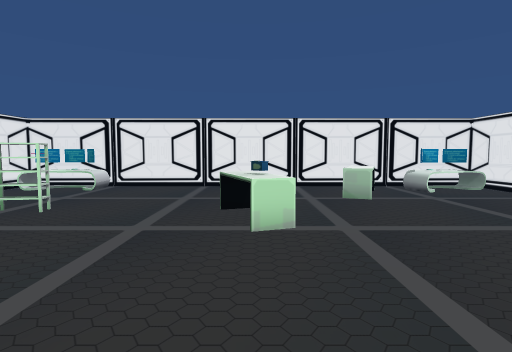
view 1 (above)

18 first-person views from a walk through a 3-D level made in the Unity game engine. The camera is 1.4 m above the floor, tilts 4° down and sees 80° across. Doors are open. The floor is counted in squares, 1 m on a side. Each view is taken from the middle of a square. On the plan, view 1 faces up. The plan holds only what a view shows up to about 14 squares ahead; the rest is blank. The place goes on beyond the plan. The player is left out. Some animated figures are left out.

view 2
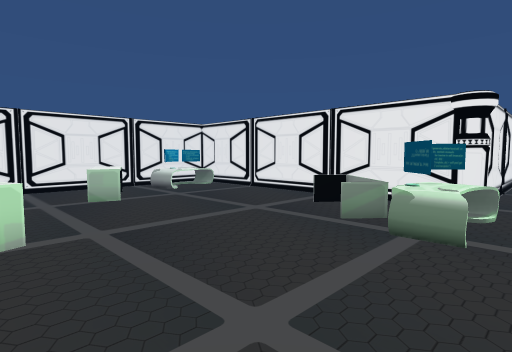

view 3
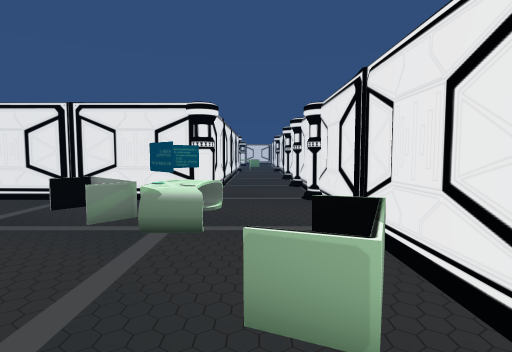

view 4
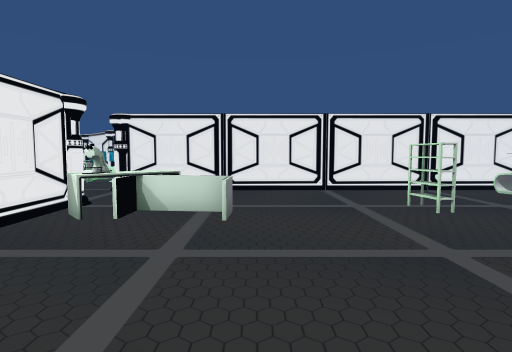

view 5
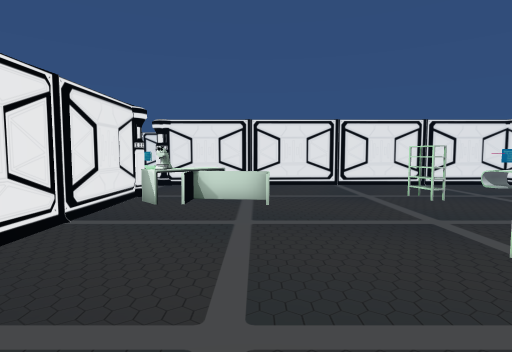

view 6
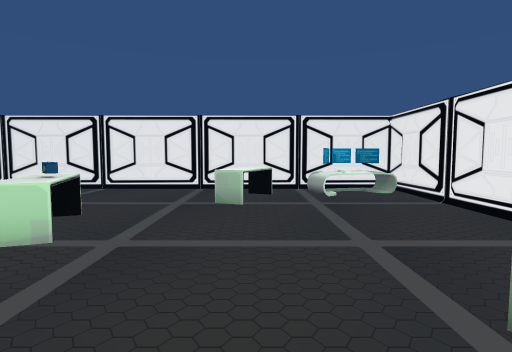

view 7
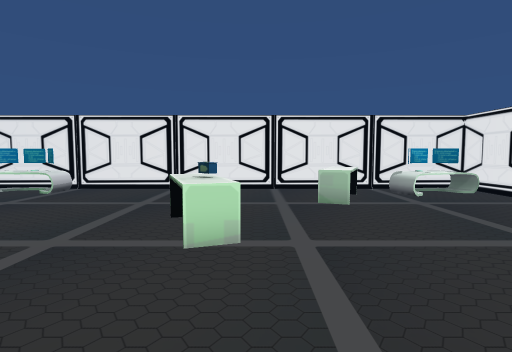

view 8
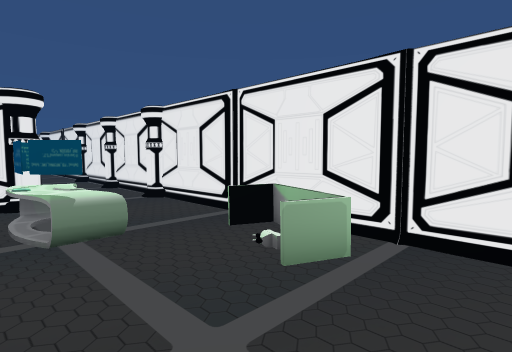

view 9
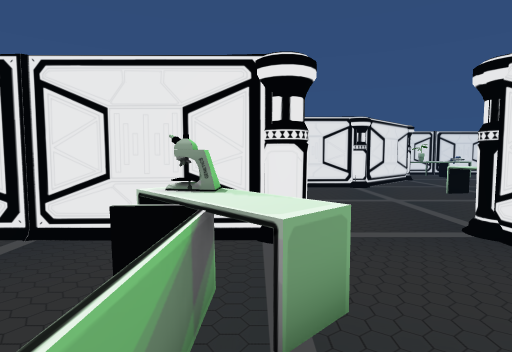

view 10
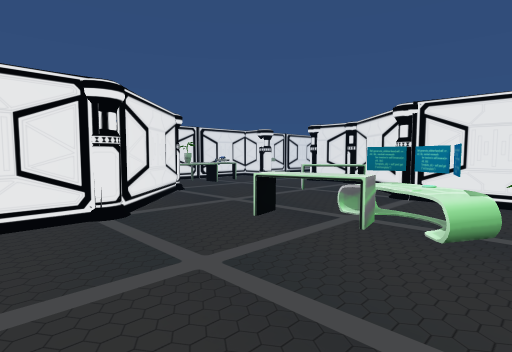

view 11
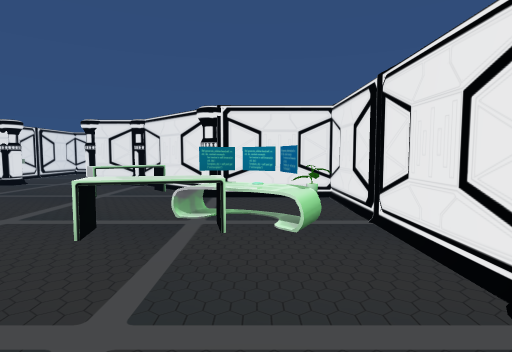

view 12
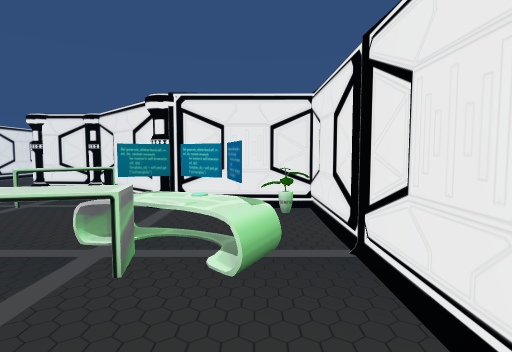

view 13
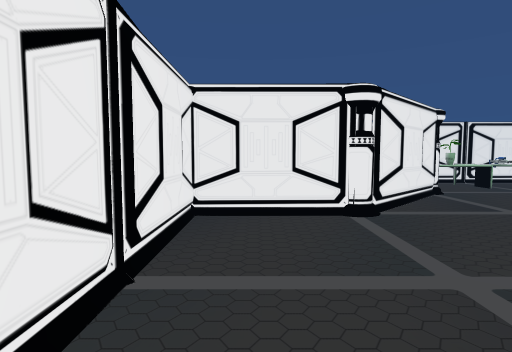

view 14
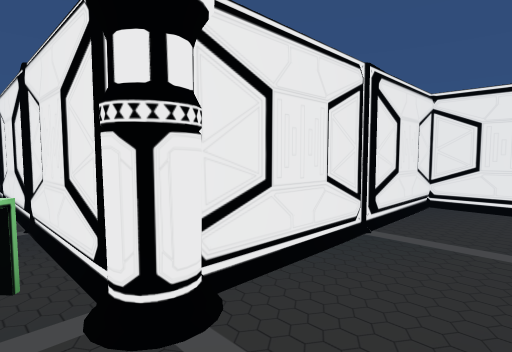

view 15
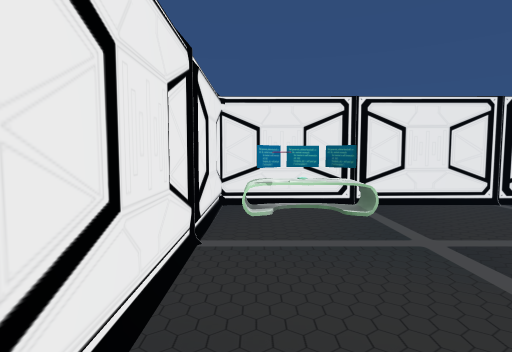

view 16
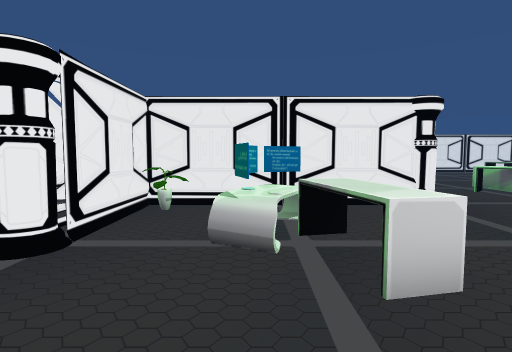

view 17
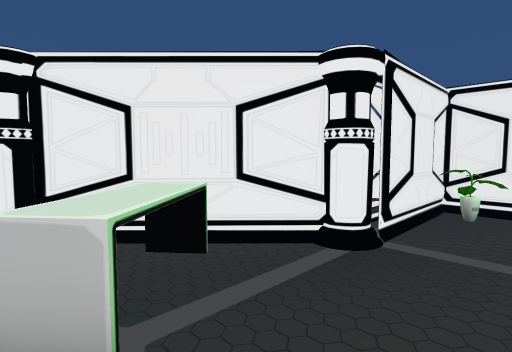

view 18
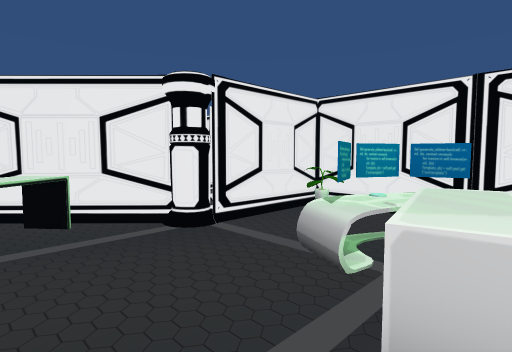

### Floor plan
Key: @ floor where view 1 was taken; # wall or solid block; x gap in a wall; . floor; D open door; = window, fence, low wall or low ledge; ^ raised ledge; P pole; L plant; O other object.
Columns run from 22 left of view 1 to 11 right of it. Each row starts with its distance up from view 1.
 14            OO###################O
 13             ####.............####
 12             #OO^..........^.=^^^#
 11             #.............^.=...#
 10             #............^^.....#
  9             #...................#
  8             #...=....=^.........#
  7             #...=.....O.........#
  6             #.........^=........#
  5             #.................= #
  4             #.................= #
  3             #...............==  #
  2             #....=.........^^^^.P#
  1             #...^=.........=^^^.D.
  0             #...^^....@.=.......D.
 -1             #....#......x=.=....D.
 -2  DD ########PDDP################P#
 -3    .#L..........#
 -4    .#...#.......#
 -5    .#..#^.......#
 -6    OP..^^.......#
 -7   OP....^^......#
 -8   O.....^^......#
 -9  OO^............#
-10 P..^^......PP###O
-11 #..=......OP
-12 P........OO

Where each view was taken, in squares from view 1:
view 1: 0 up, 0 right, facing up
view 2: 0 up, 0 right, facing up-right
view 3: 0 up, 0 right, facing right
view 4: 3 up, 2 right, facing left
view 5: 2 up, 4 right, facing left
view 6: 1 up, 4 right, facing up
view 7: 1 up, 1 right, facing up
view 8: 3 up, 0 right, facing down-right
view 9: 3 up, 6 left, facing down
view 10: 3 down, 8 left, facing down-left
view 11: 5 down, 8 left, facing left
view 12: 4 down, 10 left, facing left
view 13: 3 down, 8 left, facing down
view 14: 1 down, 9 left, facing down-right
view 15: 5 up, 9 left, facing up
view 16: 11 down, 15 left, facing up
view 17: 11 down, 16 left, facing up-left
view 18: 10 down, 13 left, facing up-left
